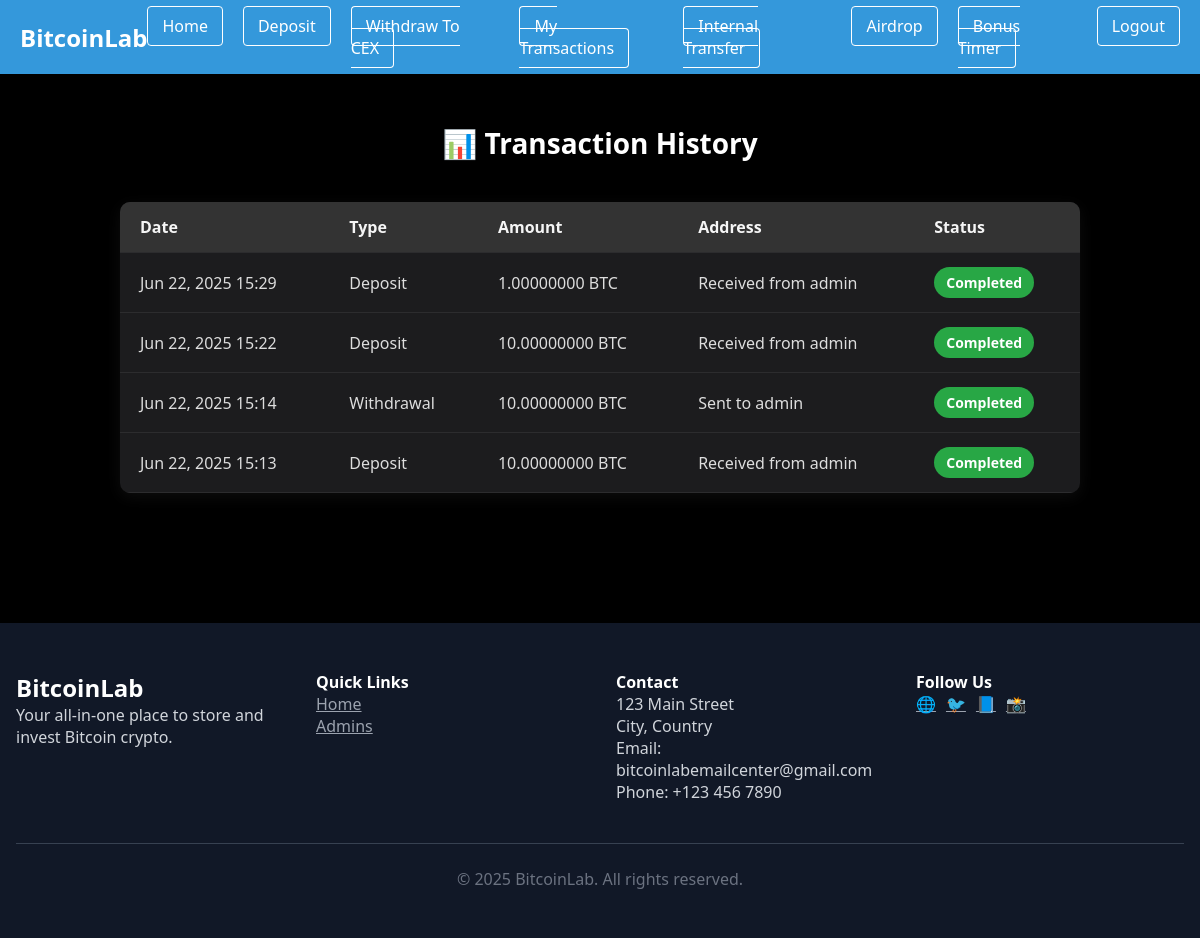
Page /transaction (signed in) on the committed database.
### core/models.py (models this page shows)
class Transaction(models.Model):
    TRANSACTION_TYPES = [('deposit', 'Deposit'), ('withdrawal', 'Withdrawal')]
    STATUS_CHOICES = [('pending', 'Pending'), ('completed', 'Completed')]
    user = models.ForeignKey(User, on_delete=models.CASCADE)
    amount = models.DecimalField(max_digits=18, decimal_places=8)
    transaction_type = models.CharField(max_length=10, choices=TRANSACTION_TYPES)
    address = models.CharField(max_length=255)
    status = models.CharField(max_length=20, choices=STATUS_CHOICES, default='pending')
    created_at = models.DateTimeField(auto_now_add=True)

### core/views.py (the view)
# urls.py: path('transaction', views.transaction, name='transaction'),
@login_required
def transaction(request):
    transactions = Transaction.objects.filter(user=request.user).order_by('-created_at')
    return render(request, 'wallet/transaction.html', {'transactions': transactions})

### templates/wallet/transaction.html (shortened to what this page needs)
{% extends 'base.html' %}
{% load static %}
{% block content %}
<div class="container">
  <h2>📊 Transaction History</h2>
  <div class="table-responsive">
    <table class="transaction-table">
      <thead>
        <tr>
          <th>Date</th>
          <th>Type</th>
          <th>Amount</th>
          <th>Address</th>
          <th>Status</th>
        </tr>
      </thead>
      <tbody>
        {% for tx in transactions %}
        <tr>
          <td>{{ tx.created_at|date:"M d, Y H:i" }}</td>
          <td>{{ tx.transaction_type|title }}</td>
          <td>{{ tx.amount }} BTC</td>
          <td>{{ tx.address }}</td>
          <td>
            <span class="badge badge-{{ tx.status }}">{{ tx.status|title }}</span>
          </td>
        </tr>
        {% empty %}
        <tr>
          <td colspan="5" class="text-center">No transactions found.</td>
        </tr>
        {% endfor %}
      </tbody>
    </table>
  </div>
</div>
{% endblock %}

### templates/base.html (style rules this page uses)
* { margin: 0; padding: 0; box-sizing: border-box; }
body { font-family: 'Segoe UI', sans-serif; }

### templates/wallet/transaction.html (style rules this page uses)
body { background-color: #000; font-family: 'Segoe UI', sans-serif; color: #f5f5f5; }
.container { max-width: 1000px; margin: auto; padding: 50px 20px; }
h2 { text-align: center; font-size: 28px; margin-bottom: 40px; color: #ffffff; }
.transaction-table { width: 100%; border-collapse: collapse; background-color: #1c1c1e; border-radius: 10px; overflow: hidden; font-size: 16px; box-shadow: 0 4px 15px rgba(255, 255, 255, 0.05); }
.transaction-table thead { background-color: #333; color: #f5f5f5; }
.transaction-table th, .transaction-table td { padding: 14px 20px; border-bottom: 1px solid #2c2c2e; text-align: left; }
.transaction-table td { color: #ddd; }
.badge { padding: 6px 12px; border-radius: 20px; font-size: 14px; font-weight: 600; display: inline-block; text-transform: capitalize; }
.badge-completed { background-color: #28a745; color: #fff; }

### rows in the picture
Transaction: created_at "Jun 22, 2025 15:29", transaction_type "Deposit", amount "1.00000000", address "Received from admin", status "Completed"
Transaction: created_at "Jun 22, 2025 15:22", transaction_type "Deposit", amount "10.00000000", address "Received from admin", status "Completed"
Transaction: created_at "Jun 22, 2025 15:14", transaction_type "Withdrawal", amount "10.00000000", address "Sent to admin", status "Completed"
Transaction: created_at "Jun 22, 2025 15:13", transaction_type "Deposit", amount "10.00000000", address "Received from admin", status "Completed"
